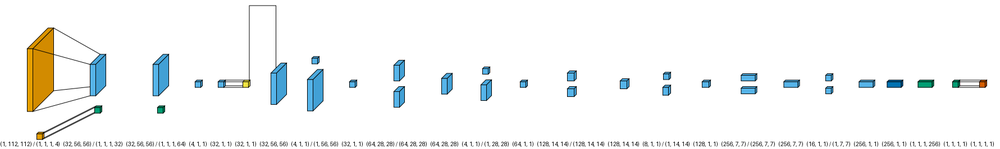
#> input picture visual_torch/mtde_net_flow_simplified.png, 1000 x 149 px, shrunk from 1781 x 266 before the run
$ python -i roi.py   (imports and definitions only)
#> lines starting #> are read from the running program, lines starting #| are printed output that depends on the picture; after the words box and inside, x2 and y2 are one past the last pixel; in counts of white or black regions, pixels touching at a corner belong together
from __future__ import annotations

from dataclasses import asdict, dataclass
from pathlib import Path

import cv2
import numpy as np


@dataclass(frozen=True)
class RoiBox:
    x1: int
    y1: int
    x2: int
    y2: int

    @property
    def width(self) -> int:
        return self.x2 - self.x1

    @property
    def height(self) -> int:
        return self.y2 - self.y1

    def to_dict(self) -> dict:
        return asdict(self)


def suggest_roi_from_image(
    image: np.ndarray,
    padding_ratio: float = 0.1,
    thresh_percent: float = 0.6,
    min_area: float = 50,
    center_ratio: float = 1.0,
) -> RoiBox:
    if image.ndim != 3:
        raise ValueError(f"Se esperaba imagen BGR/RGB con 3 canales. Shape: {image.shape}")

    image_height, image_width = image.shape[:2]

    if not 0 < center_ratio <= 1:
        raise ValueError(f"center_ratio debe estar en (0, 1]. Valor recibido: {center_ratio}")

    crop_x1, crop_y1, crop_x2, crop_y2 = _center_crop_bounds(
        image_width=image_width,
        image_height=image_height,
        center_ratio=center_ratio,
    )

    detection_image = image[crop_y1:crop_y2, crop_x1:crop_x2]

    gray = cv2.cvtColor(detection_image, cv2.COLOR_BGR2GRAY)
    gray = cv2.GaussianBlur(gray, (5, 5), 0)

    max_val = np.max(gray)
    thresh_val = int(max_val * thresh_percent)
    _, thresh = cv2.threshold(gray, thresh_val, 255, cv2.THRESH_BINARY)

    kernel = np.ones((5, 5), np.uint8)
    thresh = cv2.morphologyEx(thresh, cv2.MORPH_CLOSE, kernel)

    contours, _ = cv2.findContours(thresh, cv2.RETR_EXTERNAL, cv2.CHAIN_APPROX_SIMPLE)
    valid_contours = [contour for contour in contours if cv2.contourArea(contour) > min_area]
    if not valid_contours:
        raise ValueError("No se detectó una ROI válida en la imagen.")

    all_points = np.vstack(valid_contours)
    x, y, width, height = cv2.boundingRect(all_points)
    x += crop_x1
    y += crop_y1

    pad_x = int(width * padding_ratio)
    pad_y = int(height * padding_ratio)

    return RoiBox(
        x1=max(x - pad_x, 0),
        y1=max(y - pad_y, 0),
        x2=min(x + width + pad_x, image_width),
        y2=min(y + height + pad_y, image_height),
    )


# [108 lines left out: functions select_or_confirm_roi, crop_image_to_roi, crop_array_to_roi, scale_roi_to_array, not called in this run]


def _center_crop_bounds(
    image_width: int,
    image_height: int,
    center_ratio: float,
) -> tuple[int, int, int, int]:
    crop_width = int(round(image_width * center_ratio))
    crop_height = int(round(image_height * center_ratio))
    x1 = (image_width - crop_width) // 2
    y1 = (image_height - crop_height) // 2
    return x1, y1, x1 + crop_width, y1 + crop_height

>>> import cv2
>>> picture = cv2.imread('../../visual_torch/mtde_net_flow_simplified.png')
#> picture is the input picture: shape (149, 1000, 3); mean B, G, R 245.9, 246.3, 244.6
>>> result = suggest_roi_from_image(picture)
#> in suggest_roi_from_image, `gray = cv2.cvtColor(detection_image, cv2.COLOR_BGR2GRAY)`:
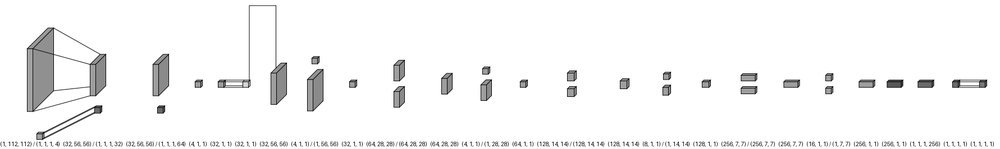
#> gray: shape (149, 1000); min 0, max 255, mean 245.8
#> in suggest_roi_from_image, `gray = cv2.GaussianBlur(gray, (5, 5), 0)`:
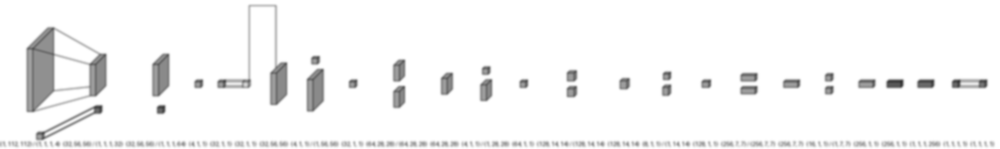
#> gray: shape (149, 1000); min 55, max 255, mean 245.8
#> in suggest_roi_from_image, `max_val = np.max(gray)`: max_val = 255
#> in suggest_roi_from_image, `thresh_val = int(max_val * thresh_percent)`: thresh_val = 153
#> in suggest_roi_from_image, `_, thresh = cv2.threshold(gray, thresh_val, 255, cv2.THRESH_BINARY)`:
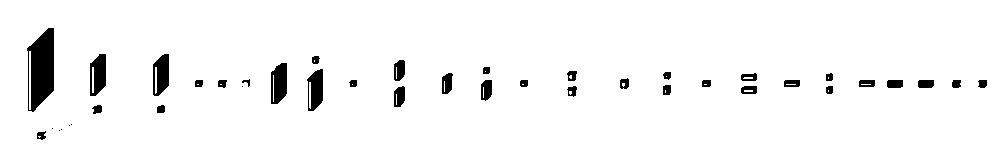
#> thresh: shape (149, 1000); 95.8% white; 41 black regions (6 under 20 px), largest, box (x1, y1, x2, y2) and area: (27, 28, 54, 112) 1629, (271, 63, 287, 104) 535, (90, 54, 106, 96) 512
#> in suggest_roi_from_image, `thresh = cv2.morphologyEx(thresh, cv2.MORPH_CLOSE, kernel)`:
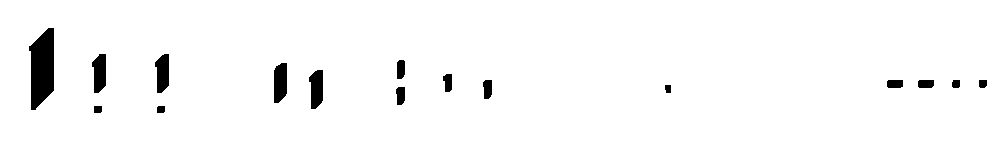
#> thresh: shape (149, 1000); 97.1% white; 16 black regions, largest, box (x1, y1, x2, y2) and area: (29, 28, 54, 110) 1554, (274, 63, 287, 103) 460, (309, 70, 323, 109) 434
#> in suggest_roi_from_image, `contours, _ = cv2.findContours(thresh, cv2.RETR_EXTERNAL, cv2.CHAIN_AP..`: contours = [[[0, 0], [0, 148], [999, 148], [999, 0]]]
#> in suggest_roi_from_image, `all_points = np.vstack(valid_contours)`: all_points = [[0, 0], [0, 148], [999, 148], [999, 0]]
#> in suggest_roi_from_image, `x, y, width, height = cv2.boundingRect(all_points)`: x = 0; width = 1000; height = 149
#> in suggest_roi_from_image, `pad_x = int(width * padding_ratio)`: pad_x = 100
#> in suggest_roi_from_image, `pad_y = int(height * padding_ratio)`: pad_y = 14
